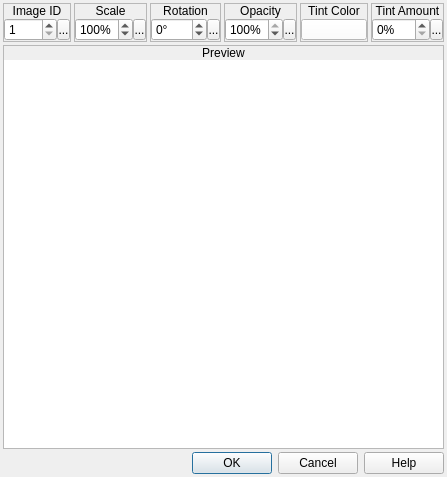
<?xml version="1.0" encoding="UTF-8"?>
<ui version="4.0">
 <class>AnimationCellProperties</class>
 <widget class="QDialog" name="AnimationCellProperties">
  <property name="geometry">
   <rect>
    <x>0</x>
    <y>0</y>
    <width>447</width>
    <height>477</height>
   </rect>
  </property>
  <property name="windowTitle">
   <string>Cell Properties</string>
  </property>
  <property name="windowIcon">
   <iconset resource="gui_icons.qrc">
    <normaloff>:/icons/openrpgmaker.png</normaloff>:/icons/openrpgmaker.png</iconset>
  </property>
  <property name="styleSheet">
   <string notr="true">.QFrame
{
	border-width: 1px;
	border-style: solid;
	border-color: palette(window-text);
}

.QFrame&gt;QLabel
{
	border-width: 0px;
	background-color: palette(window-text);
	color: palette(window);
	font-weight: bold;
}

.QFrame&gt;QCheckBox
{
	background-color: palette(window-text);
	border-width: 0px;
	border-style: none;
	color: palette(window);
	spacing: 3px;
	font-weight: bold;
	padding: 0px 0px 0px 3px;
}

.QFrame&gt;QCheckBox::indicator
{
	min-width: 8px;
	max-width: 8px;
	min-height: 8px;
	max-height: 8px;
	width: 8px;
	height: 8px;
	border-width: 2px;
	border-radius: 0px;
	border-style: ridge;
	border-color: palette(mid);
}

.QFrame&gt;QCheckBox::indicator:unchecked
{
	background-color: palette(base);
}

.QFrame&gt;QCheckBox::indicator:checked
{
	background-color: palette(window-text);
}

.QFrame&gt;QCheckBox::indicator:hover
{
	border-color: palette(highlight);
}</string>
  </property>
  <layout class="QVBoxLayout" name="verticalLayout_9">
   <property name="spacing">
    <number>3</number>
   </property>
   <property name="margin">
    <number>3</number>
   </property>
   <item>
    <widget class="QWidget" name="widget_8" native="true">
     <layout class="QHBoxLayout" name="horizontalLayout_7">
      <property name="spacing">
       <number>3</number>
      </property>
      <property name="margin">
       <number>0</number>
      </property>
      <item>
       <widget class="QFrame" name="frame">
        <property name="frameShape">
         <enum>QFrame::StyledPanel</enum>
        </property>
        <property name="frameShadow">
         <enum>QFrame::Raised</enum>
        </property>
        <layout class="QVBoxLayout" name="verticalLayout">
         <property name="spacing">
          <number>0</number>
         </property>
         <property name="margin">
          <number>0</number>
         </property>
         <item>
          <widget class="QLabel" name="label">
           <property name="sizePolicy">
            <sizepolicy hsizetype="Preferred" vsizetype="Fixed">
             <horstretch>0</horstretch>
             <verstretch>0</verstretch>
            </sizepolicy>
           </property>
           <property name="text">
            <string>Image ID</string>
           </property>
           <property name="alignment">
            <set>Qt::AlignCenter</set>
           </property>
          </widget>
         </item>
         <item>
          <widget class="QWidget" name="widget" native="true">
           <layout class="QHBoxLayout" name="horizontalLayout">
            <property name="spacing">
             <number>0</number>
            </property>
            <property name="margin">
             <number>0</number>
            </property>
            <item>
             <widget class="QSpinBox" name="sbImageID">
              <property name="accelerated">
               <bool>true</bool>
              </property>
              <property name="minimum">
               <number>1</number>
              </property>
              <property name="maximum">
               <number>256</number>
              </property>
             </widget>
            </item>
            <item>
             <widget class="SpinBoxSideButton" name="bImageIDSideButton">
              <property name="minimumSize">
               <size>
                <width>13</width>
                <height>21</height>
               </size>
              </property>
              <property name="maximumSize">
               <size>
                <width>13</width>
                <height>21</height>
               </size>
              </property>
              <property name="text">
               <string>...</string>
              </property>
              <property name="icon">
               <iconset resource="gui_icons.qrc">
                <normaloff>:/icons/spinBoxSideButton.png</normaloff>:/icons/spinBoxSideButton.png</iconset>
              </property>
              <property name="iconSize">
               <size>
                <width>8</width>
                <height>16</height>
               </size>
              </property>
             </widget>
            </item>
           </layout>
          </widget>
         </item>
        </layout>
       </widget>
      </item>
      <item>
       <widget class="QFrame" name="frame_2">
        <property name="frameShape">
         <enum>QFrame::StyledPanel</enum>
        </property>
        <property name="frameShadow">
         <enum>QFrame::Raised</enum>
        </property>
        <layout class="QVBoxLayout" name="verticalLayout_2">
         <property name="spacing">
          <number>0</number>
         </property>
         <property name="margin">
          <number>0</number>
         </property>
         <item>
          <widget class="QLabel" name="label_2">
           <property name="sizePolicy">
            <sizepolicy hsizetype="Preferred" vsizetype="Fixed">
             <horstretch>0</horstretch>
             <verstretch>0</verstretch>
            </sizepolicy>
           </property>
           <property name="text">
            <string>Scale</string>
           </property>
           <property name="alignment">
            <set>Qt::AlignCenter</set>
           </property>
          </widget>
         </item>
         <item>
          <widget class="QWidget" name="widget_2" native="true">
           <layout class="QHBoxLayout" name="horizontalLayout_2">
            <property name="spacing">
             <number>0</number>
            </property>
            <property name="margin">
             <number>0</number>
            </property>
            <item>
             <widget class="QSpinBox" name="sbScale">
              <property name="accelerated">
               <bool>true</bool>
              </property>
              <property name="suffix">
               <string>%</string>
              </property>
              <property name="minimum">
               <number>0</number>
              </property>
              <property name="maximum">
               <number>800</number>
              </property>
              <property name="value">
               <number>100</number>
              </property>
             </widget>
            </item>
            <item>
             <widget class="SpinBoxSideButton" name="bScaleSideButton">
              <property name="minimumSize">
               <size>
                <width>13</width>
                <height>21</height>
               </size>
              </property>
              <property name="maximumSize">
               <size>
                <width>13</width>
                <height>21</height>
               </size>
              </property>
              <property name="text">
               <string>...</string>
              </property>
              <property name="icon">
               <iconset resource="gui_icons.qrc">
                <normaloff>:/icons/spinBoxSideButton.png</normaloff>:/icons/spinBoxSideButton.png</iconset>
              </property>
              <property name="iconSize">
               <size>
                <width>8</width>
                <height>16</height>
               </size>
              </property>
             </widget>
            </item>
           </layout>
          </widget>
         </item>
        </layout>
       </widget>
      </item>
      <item>
       <widget class="QFrame" name="frame_3">
        <property name="frameShape">
         <enum>QFrame::StyledPanel</enum>
        </property>
        <property name="frameShadow">
         <enum>QFrame::Raised</enum>
        </property>
        <layout class="QVBoxLayout" name="verticalLayout_3">
         <property name="spacing">
          <number>0</number>
         </property>
         <property name="margin">
          <number>0</number>
         </property>
         <item>
          <widget class="QLabel" name="label_3">
           <property name="sizePolicy">
            <sizepolicy hsizetype="Preferred" vsizetype="Fixed">
             <horstretch>0</horstretch>
             <verstretch>0</verstretch>
            </sizepolicy>
           </property>
           <property name="text">
            <string>Rotation</string>
           </property>
           <property name="alignment">
            <set>Qt::AlignCenter</set>
           </property>
          </widget>
         </item>
         <item>
          <widget class="QWidget" name="widget_3" native="true">
           <layout class="QHBoxLayout" name="horizontalLayout_3">
            <property name="spacing">
             <number>0</number>
            </property>
            <property name="margin">
             <number>0</number>
            </property>
            <item>
             <widget class="QSpinBox" name="sbRotation">
              <property name="wrapping">
               <bool>true</bool>
              </property>
              <property name="accelerated">
               <bool>true</bool>
              </property>
              <property name="suffix">
               <string>°</string>
              </property>
              <property name="minimum">
               <number>-359</number>
              </property>
              <property name="maximum">
               <number>360</number>
              </property>
              <property name="value">
               <number>0</number>
              </property>
             </widget>
            </item>
            <item>
             <widget class="SpinBoxSideButton" name="bRotationSideButton">
              <property name="minimumSize">
               <size>
                <width>13</width>
                <height>21</height>
               </size>
              </property>
              <property name="maximumSize">
               <size>
                <width>13</width>
                <height>21</height>
               </size>
              </property>
              <property name="text">
               <string>...</string>
              </property>
              <property name="icon">
               <iconset resource="gui_icons.qrc">
                <normaloff>:/icons/spinBoxSideButton.png</normaloff>:/icons/spinBoxSideButton.png</iconset>
              </property>
              <property name="iconSize">
               <size>
                <width>8</width>
                <height>16</height>
               </size>
              </property>
             </widget>
            </item>
           </layout>
          </widget>
         </item>
        </layout>
       </widget>
      </item>
      <item>
       <widget class="QFrame" name="frame_4">
        <property name="frameShape">
         <enum>QFrame::StyledPanel</enum>
        </property>
        <property name="frameShadow">
         <enum>QFrame::Raised</enum>
        </property>
        <layout class="QVBoxLayout" name="verticalLayout_4">
         <property name="spacing">
          <number>0</number>
         </property>
         <property name="margin">
          <number>0</number>
         </property>
         <item>
          <widget class="QLabel" name="label_4">
           <property name="sizePolicy">
            <sizepolicy hsizetype="Preferred" vsizetype="Fixed">
             <horstretch>0</horstretch>
             <verstretch>0</verstretch>
            </sizepolicy>
           </property>
           <property name="text">
            <string>Opacity</string>
           </property>
           <property name="alignment">
            <set>Qt::AlignCenter</set>
           </property>
          </widget>
         </item>
         <item>
          <widget class="QWidget" name="widget_4" native="true">
           <layout class="QHBoxLayout" name="horizontalLayout_4">
            <property name="spacing">
             <number>0</number>
            </property>
            <property name="margin">
             <number>0</number>
            </property>
            <item>
             <widget class="QSpinBox" name="sbOpacity">
              <property name="accelerated">
               <bool>true</bool>
              </property>
              <property name="suffix">
               <string>%</string>
              </property>
              <property name="minimum">
               <number>0</number>
              </property>
              <property name="maximum">
               <number>100</number>
              </property>
              <property name="value">
               <number>100</number>
              </property>
             </widget>
            </item>
            <item>
             <widget class="SpinBoxSideButton" name="bOpacitySideButton">
              <property name="minimumSize">
               <size>
                <width>13</width>
                <height>21</height>
               </size>
              </property>
              <property name="maximumSize">
               <size>
                <width>13</width>
                <height>21</height>
               </size>
              </property>
              <property name="text">
               <string>...</string>
              </property>
              <property name="icon">
               <iconset resource="gui_icons.qrc">
                <normaloff>:/icons/spinBoxSideButton.png</normaloff>:/icons/spinBoxSideButton.png</iconset>
              </property>
              <property name="iconSize">
               <size>
                <width>8</width>
                <height>16</height>
               </size>
              </property>
             </widget>
            </item>
           </layout>
          </widget>
         </item>
        </layout>
       </widget>
      </item>
      <item>
       <widget class="QFrame" name="frame_5">
        <property name="frameShape">
         <enum>QFrame::StyledPanel</enum>
        </property>
        <property name="frameShadow">
         <enum>QFrame::Raised</enum>
        </property>
        <layout class="QVBoxLayout" name="verticalLayout_5">
         <property name="spacing">
          <number>0</number>
         </property>
         <property name="margin">
          <number>0</number>
         </property>
         <item>
          <widget class="QLabel" name="label_5">
           <property name="sizePolicy">
            <sizepolicy hsizetype="Preferred" vsizetype="Fixed">
             <horstretch>0</horstretch>
             <verstretch>0</verstretch>
            </sizepolicy>
           </property>
           <property name="text">
            <string>Tint Color</string>
           </property>
           <property name="alignment">
            <set>Qt::AlignCenter</set>
           </property>
          </widget>
         </item>
         <item>
          <widget class="QWidget" name="widget_5" native="true">
           <layout class="QHBoxLayout" name="horizontalLayout_6">
            <property name="spacing">
             <number>0</number>
            </property>
            <property name="margin">
             <number>0</number>
            </property>
            <item>
             <widget class="ColorButton" name="bSetTintColor">
              <property name="sizePolicy">
               <sizepolicy hsizetype="Preferred" vsizetype="Fixed">
                <horstretch>0</horstretch>
                <verstretch>0</verstretch>
               </sizepolicy>
              </property>
              <property name="minimumSize">
               <size>
                <width>0</width>
                <height>21</height>
               </size>
              </property>
              <property name="maximumSize">
               <size>
                <width>16777215</width>
                <height>21</height>
               </size>
              </property>
              <property name="styleSheet">
               <string notr="true">background-color: rgb(255, 255, 255);</string>
              </property>
              <property name="text">
               <string/>
              </property>
             </widget>
            </item>
           </layout>
          </widget>
         </item>
        </layout>
       </widget>
      </item>
      <item>
       <widget class="QFrame" name="frame_6">
        <property name="frameShape">
         <enum>QFrame::StyledPanel</enum>
        </property>
        <property name="frameShadow">
         <enum>QFrame::Raised</enum>
        </property>
        <layout class="QVBoxLayout" name="verticalLayout_6">
         <property name="spacing">
          <number>0</number>
         </property>
         <property name="margin">
          <number>0</number>
         </property>
         <item>
          <widget class="QLabel" name="label_6">
           <property name="sizePolicy">
            <sizepolicy hsizetype="Preferred" vsizetype="Fixed">
             <horstretch>0</horstretch>
             <verstretch>0</verstretch>
            </sizepolicy>
           </property>
           <property name="text">
            <string>Tint Amount</string>
           </property>
           <property name="alignment">
            <set>Qt::AlignCenter</set>
           </property>
          </widget>
         </item>
         <item>
          <widget class="QWidget" name="widget_6" native="true">
           <layout class="QHBoxLayout" name="horizontalLayout_5">
            <property name="spacing">
             <number>0</number>
            </property>
            <property name="margin">
             <number>0</number>
            </property>
            <item>
             <widget class="QSpinBox" name="sbTintAmount">
              <property name="accelerated">
               <bool>true</bool>
              </property>
              <property name="suffix">
               <string>%</string>
              </property>
              <property name="minimum">
               <number>0</number>
              </property>
              <property name="maximum">
               <number>100</number>
              </property>
              <property name="value">
               <number>0</number>
              </property>
             </widget>
            </item>
            <item>
             <widget class="SpinBoxSideButton" name="bTintAmountSideButton">
              <property name="minimumSize">
               <size>
                <width>13</width>
                <height>21</height>
               </size>
              </property>
              <property name="maximumSize">
               <size>
                <width>13</width>
                <height>21</height>
               </size>
              </property>
              <property name="text">
               <string>...</string>
              </property>
              <property name="icon">
               <iconset resource="gui_icons.qrc">
                <normaloff>:/icons/spinBoxSideButton.png</normaloff>:/icons/spinBoxSideButton.png</iconset>
              </property>
              <property name="iconSize">
               <size>
                <width>8</width>
                <height>16</height>
               </size>
              </property>
             </widget>
            </item>
           </layout>
          </widget>
         </item>
        </layout>
       </widget>
      </item>
     </layout>
    </widget>
   </item>
   <item>
    <widget class="QFrame" name="frame_7">
     <property name="frameShape">
      <enum>QFrame::StyledPanel</enum>
     </property>
     <property name="frameShadow">
      <enum>QFrame::Raised</enum>
     </property>
     <layout class="QVBoxLayout" name="verticalLayout_7">
      <property name="spacing">
       <number>0</number>
      </property>
      <property name="margin">
       <number>0</number>
      </property>
      <item>
       <widget class="QLabel" name="label_7">
        <property name="sizePolicy">
         <sizepolicy hsizetype="Preferred" vsizetype="Fixed">
          <horstretch>0</horstretch>
          <verstretch>0</verstretch>
         </sizepolicy>
        </property>
        <property name="text">
         <string>Preview</string>
        </property>
        <property name="alignment">
         <set>Qt::AlignCenter</set>
        </property>
       </widget>
      </item>
      <item>
       <widget class="QWidget" name="widget_7" native="true">
        <layout class="QVBoxLayout" name="verticalLayout_8">
         <property name="spacing">
          <number>0</number>
         </property>
         <property name="margin">
          <number>0</number>
         </property>
         <item>
          <widget class="QGraphicsView" name="gvPreview">
           <property name="frameShape">
            <enum>QFrame::NoFrame</enum>
           </property>
          </widget>
         </item>
        </layout>
       </widget>
      </item>
     </layout>
    </widget>
   </item>
   <item>
    <widget class="QDialogButtonBox" name="buttonBox">
     <property name="orientation">
      <enum>Qt::Horizontal</enum>
     </property>
     <property name="standardButtons">
      <set>QDialogButtonBox::Cancel|QDialogButtonBox::Help|QDialogButtonBox::Ok</set>
     </property>
    </widget>
   </item>
  </layout>
 </widget>
 <customwidgets>
  <customwidget>
   <class>SpinBoxSideButton</class>
   <extends>QToolButton</extends>
   <header>spinboxsidebutton.h</header>
  </customwidget>
  <customwidget>
   <class>ColorButton</class>
   <extends>QPushButton</extends>
   <header>colorbutton.h</header>
  </customwidget>
 </customwidgets>
 <resources>
  <include location="gui_icons.qrc"/>
 </resources>
 <connections>
  <connection>
   <sender>buttonBox</sender>
   <signal>accepted()</signal>
   <receiver>AnimationCellProperties</receiver>
   <slot>accept()</slot>
   <hints>
    <hint type="sourcelabel">
     <x>248</x>
     <y>254</y>
    </hint>
    <hint type="destinationlabel">
     <x>157</x>
     <y>274</y>
    </hint>
   </hints>
  </connection>
  <connection>
   <sender>buttonBox</sender>
   <signal>rejected()</signal>
   <receiver>AnimationCellProperties</receiver>
   <slot>reject()</slot>
   <hints>
    <hint type="sourcelabel">
     <x>316</x>
     <y>260</y>
    </hint>
    <hint type="destinationlabel">
     <x>286</x>
     <y>274</y>
    </hint>
   </hints>
  </connection>
 </connections>
</ui>
